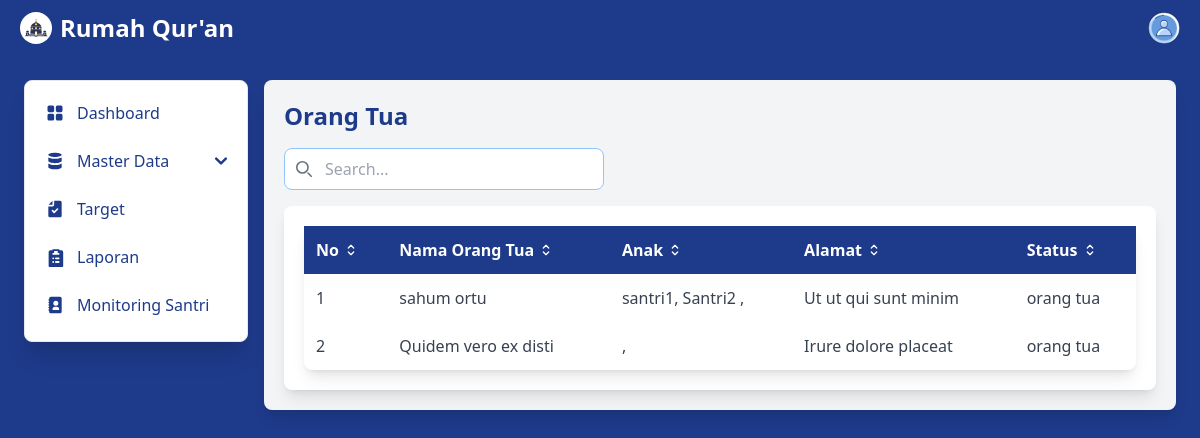
/admin/orang_tua (signed in), run on the app's committed database.
### tables this page shows
CREATE TABLE `orang_tua` (
  `id_orang_tua` int(11) NOT NULL,
  `id_user` int(11) NOT NULL
);

CREATE TABLE `user` (
  `id_user` int(11) NOT NULL,
  `username` varchar(50) NOT NULL,
  `password` varchar(255) NOT NULL,
  `email` varchar(100) NOT NULL,
  `role` enum('guru','santri','orang tua','admin') NOT NULL,
  `nama` varchar(100) NOT NULL,
  `alamat` text NOT NULL,
  `kontak` varchar(20) NOT NULL,
  `login_at` datetime NOT NULL DEFAULT current_timestamp() ON UPDATE current_timestamp()
);

### app/controllers/admin/Orang_tua.php (called while the page is built, shortened)
<?php
class Orang_tua extends Controller
{
    public function index()
    {
        $orang_tua = $this->model('Orang_tua_model')->getOrang_tua();
        $data['user'] = $this->model('User_model')->getNamaOrangTua();
        $data['orang_tua'] = array_reduce($orang_tua, function ($carry, $item) {
            $carry[$item['id_orang_tua']]['id_orang_tua'] = $item['id_orang_tua'];
            $carry[$item['id_orang_tua']]['nama_orang_tua'] = $item['nama_orang_tua'];
            $carry[$item['id_orang_tua']]['alamat'] = $item['alamat'];
            $carry[$item['id_orang_tua']]['role'] = $item['role'];
            $carry[$item['id_orang_tua']]['santri'][] = $item['nama_anak'];
            $carry[$item['id_orang_tua']]['id_user'] = $item['id_user'];
            return $carry;
        }, []);
        $this->view('admin/orang_tua/index', $data);
    }
}

### admin/index.php (called while the page is built, shortened)
<?php
$app = new AdminApp();

### app/core/Database.php (called while the page is built, shortened)
<?php
class Database
{
    private $host = DB_HOST;
    private $user = DB_USER;
    private $name = DB_NAME;
    private $pass = DB_PASS;
    private $dbh;
    private $stmt;
    public function __construct()
    {
        $dsn = 'mysql::host=' . $this->host . ';dbname=' . $this->name;
        $option = [
            PDO::ATTR_PERSISTENT => true,
            PDO::ATTR_ERRMODE => PDO::ERRMODE_EXCEPTION
        ];
        try {
            $this->dbh = new PDO($dsn, $this->user, $this->pass, $option);
        } catch (PDOException $e) {
            die($e->getMessage());
        }
    }
    public function query($query)
    {
        $this->stmt = $this->dbh->prepare($query);
    }
    public function execute()
    {
        $this->stmt->execute();
    }
    public function resultSet()
    {
        $this->execute();
        return $this->stmt->fetchAll(PDO::FETCH_ASSOC);
    }
}

### app/models/Orang_tua_model.php (called while the page is built, shortened)
<?php
class Orang_tua_model extends Model
{
    public function getOrang_tua()
    {
        $this->db->query("SELECT
                        orang_tua.id_orang_tua,
                        user_orang_tua.id_user,
                        user_orang_tua.nama AS nama_orang_tua,
                        user_santri.nama AS nama_anak,
                        user_orang_tua.alamat,
                        user_orang_tua.role
                    FROM orang_tua
                    JOIN user AS user_orang_tua ON orang_tua.id_user = user_orang_tua.id_user
                    LEFT JOIN santri ON santri.id_orang_tua = orang_tua.id_orang_tua
                    LEFT JOIN user AS user_santri ON santri.id_user = user_santri.id_user
                    LEFT JOIN user ON orang_tua.id_user = user.id_user
                    WHERE user_orang_tua.role = 'orang tua'");
        return $this->db->resultSet();
    }
}

### app/core/Model.php (called while the page is built, shortened)
<?php
class Model{
    public function __construct() {
        $this->db = new Database();
    }
}

### app/views/admin/orang_tua/index.php (the view, shortened to what this page needs)
<div class="mt-14 sm:ml-60 p-6 bg-blue-900 min-h-screen">
    <div class="p-5 bg-gray-100 shadow-lg rounded-lg">
        <h1 class="text-2xl font-bold mb-4 text-blue-900">Orang Tua</h1>
        <div class="flex justify-between items-center mb-4 gap-4">
            <div class="search-container w-full max-w-xs relative">
                <div class="absolute inset-y-0 start-0 flex items-center ps-3 pointer-events-none">
                </div>
                <input type="text"
                    class="border rounded-lg px-4 py-2 ps-10 w-full bg-white text-gray-950 border-blue-300 focus:border-blue-500 focus:ring focus:ring-gray-200"
                    placeholder="Search..." id="dataTableSearch">
            </div>
        </div>
        <div class="p-5 bg-white shadow-lg rounded-lg">
            <table class="w-full border-collapse bg-white shadow-lg rounded-lg" id="admin-table">
                <thead class="bg-blue-900 text-white rounded-t-lg">
                    <tr class="text-left">
                        <th class="p-3"><span class="flex items-center">
                                No
                                <svg class="w-4 h-4 ml-1" aria-hidden="true" xmlns="http://www.w3.org/2000/svg"
                                    width="24" height="24" fill="none" viewBox="0 0 24 24">
                                    <path stroke="currentColor" stroke-linecap="round" stroke-linejoin="round"
                                        stroke-width="2" d="m8 15 4 4 4-4m0-6-4-4-4 4" />
                                </svg>
                            </span></th>
                        <th class="p-3"><span class="flex items-center">
                                Nama Orang Tua
                                <svg class="w-4 h-4 ml-1" aria-hidden="true" xmlns="http://www.w3.org/2000/svg"
                                    width="24" height="24" fill="none" viewBox="0 0 24 24">
                                    <path stroke="currentColor" stroke-linecap="round" stroke-linejoin="round"
                                        stroke-width="2" d="m8 15 4 4 4-4m0-6-4-4-4 4" />
                                </svg>
                            </span></th>
                        <th class="p-3">
                            <span class="flex items-center">
                                Anak
                                <svg class="w-4 h-4 ml-1" aria-hidden="true" xmlns="http://www.w3.org/2000/svg"
                                    width="24" height="24" fill="none" viewBox="0 0 24 24">
                                    <path stroke="currentColor" stroke-linecap="round" stroke-linejoin="round"
                                        stroke-width="2" d="m8 15 4 4 4-4m0-6-4-4-4 4" />
                                </svg>
                            </span>
                        </th>
                        <th class="p-3">
                            <span class="flex items-center">
                                Alamat
                                <svg class="w-4 h-4 ml-1" aria-hidden="true" xmlns="http://www.w3.org/2000/svg"
                                    width="24" height="24" fill="none" viewBox="0 0 24 24">
                                    <path stroke="currentColor" stroke-linecap="round" stroke-linejoin="round"
                                        stroke-width="2" d="m8 15 4 4 4-4m0-6-4-4-4 4" />
                                </svg>
                            </span>
                        </th>
                        <th class="p-3">
                            <span class="flex items-center">
                                Status
                                <svg class="w-4 h-4 ml-1" aria-hidden="true" xmlns="http://www.w3.org/2000/svg"
                                    width="24" height="24" fill="none" viewBox="0 0 24 24">
                                    <path stroke="currentColor" stroke-linecap="round" stroke-linejoin="round"
                                        stroke-width="2" d="m8 15 4 4 4-4m0-6-4-4-4 4" />
                                </svg>
                            </span>
                        </th>
                    </tr>
                </thead>
                <tbody class="rounded-b-lg">
                    <?php $no = 1;
                    foreach ($data['orang_tua'] as $orang_tua): ?>
                        <tr class="hover:bg-blue-100 cursor-pointer text-gray-700">
                            <td class="p-3"><?= $no++ ?></td>
                            <td class="p-3"><?= $orang_tua['nama_orang_tua'] ?></td>
                            <td class="p-3">
                                <?php foreach ($orang_tua['santri'] as $santri) {
                                    echo $santri . ', ';
                                } ?>
                            </td>
                            <td class="p-3"><?= $orang_tua['alamat'] ?></td>
                            <td class="p-3"><?= $orang_tua['role'] ?></td>
                        </tr>
                    <?php endforeach ?>
                </tbody>
            </table>
        </div>
    </div>
</div>

### app/core/Controller.php (shortened to what this page needs)
<?php
class Controller
{
    public function view($view, $data = [])
    {
        $possiblePaths = [
            __DIR__ . '/../views/' . $view . '.php',
            __DIR__ . '/../views/templates/' . $view . '.php',
            __DIR__ . '/../views/templates/Admin_' . basename($view) . '.php',
            __DIR__ . '/../views/templates/admin_' . basename($view) . '.php'
        ];
        foreach ($possiblePaths as $path) {
            if (file_exists($path)) {
                require_once $path;
                return;
            }
        }
        die('View not found: ' . $view . '. Tried paths: ' . implode(', ', $possiblePaths));
    }
    public function model($model)
    {
        return new $model;
    }
}

### data on the page
orang_tua: id_user.nama "Quidem vero ex disti", id_user.alamat "Irure dolore placeat", id_user.role "orang tua"

### other printed values
$orang_tua['nama_orang_tua'] "sahum ortu"
$santri "santri1"
$santri "Santri2"
$orang_tua['alamat'] "Ut ut qui sunt minim"
$orang_tua['role'] "orang tua"
